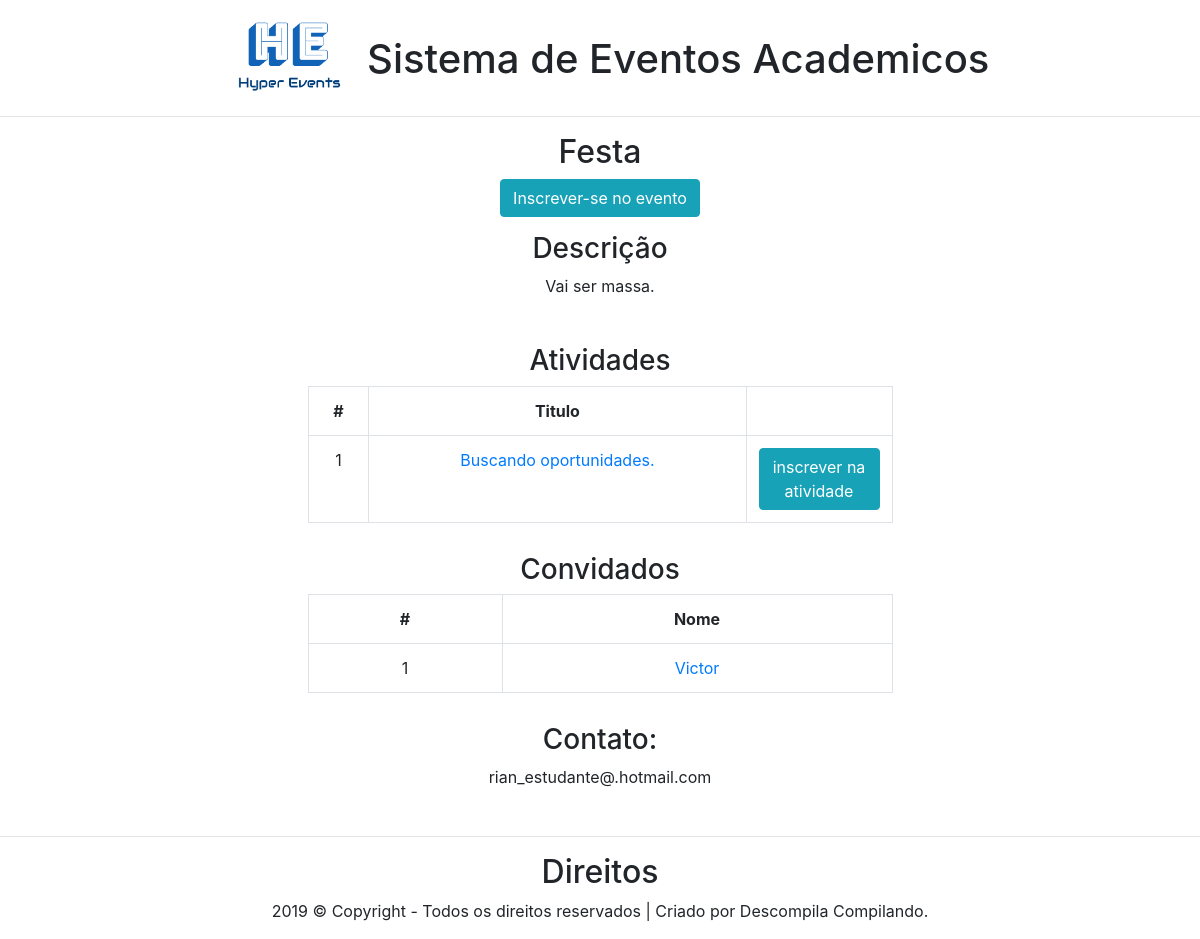
/views/participante/info_evento.php?id=1 (signed in), run on the app's committed database.
### tables this page shows
create table eventos(
  evento_id int not null auto_increment,
  user_id int not null,
  titulo_evento varchar(200) not null,
  descricao varchar(500) not null,
  qtde_vagas_evento int not null,
  qtde_vagas_evento_disponiveis int not null,
  url_evento varchar(200) default 'Não possui site',
  data_inicio date not null,
  data_fim date not null,
  hora_inicio time not null,
  hora_fim time not null,
  email varchar(100) not null,
  primary key(evento_id),
  foreign key(user_id) references usuario(user_id) on delete cascade
  );

create table atividade(
  atividade_id int not null auto_increment,
  evento_id int not null,
  idTipoAtividade int not null,
  idConvidado int,
  qtde_vagas_atividade int,
  qtde_vagas_atividade_disponiveis int,
  valor float,
  titulo_atividade varchar(150) not null,
  descricao varchar(500) not null,
  data date not null,
  local_id int not null,
  inicio time not null,
  fim time not null,
  primary key(atividade_id),
  foreign key(local_id) references local_atividade(local_id)on delete cascade,
  foreign key(evento_id) references eventos(evento_id)on delete cascade,
  foreign key(idTipoAtividade) references tipoAtividade(idTipoAtividade)on delete cascade,
  foreign key(idConvidado) references convidado(idConvidado)on delete cascade
  );

create table convidado(
  idConvidado int not null auto_increment,
  idTipoConvidado int not null,
  evento_id int not null,
  nome_convidado varchar(100) not null,
  descricao varchar(250),
  email varchar(60),
  contato VARCHAR (11),
  primary key(idConvidado),
  foreign key (idTipoConvidado) references tipoConvidado (idTipoConvidado)on delete cascade,
  foreign key (evento_id) references eventos (evento_id)on delete cascade
  );

### Controls/paticipante/info_evento.php (the view, shortened to what this page needs)
<?php
    $sql = "select * from eventos where evento_id = $id";
    $result = mysqli_query($conexao, $sql);
    $row = mysqli_fetch_assoc($result);
    $titulo = $row['titulo_evento'];
    $descricao = $row['descricao'];
    function lista_convidados($conexao, $id){
        $sql = "select * from convidado where evento_id = $id";
        $result = mysqli_query($conexao, $sql);
        $indice = 1;
        while ($tlb = mysqli_fetch_array($result)) {
            $nome = $tlb['nome_convidado'];
            $email = $tlb['email'];
            echo "<tr>";
            echo "<td>".$indice."</td>";
            echo "<td><a class=ministrante href=#info_convidado>".$nome."</a></td>";
            echo "</tr>";
            $indice++;
        }
    }
    function lista_atividades($conexao, $id){
        $sql = "select atividade_id from atividade where evento_id = $id";
        $result_row = mysqli_query($conexao, $sql);
        while($tlb = mysqli_fetch_array($result_row)){
            $id_atividade = $tlb['atividade_id'];
            $sql = "select atividade.*, tipoAtividade.tipo_atividade, convidado.nome_convidado, local_atividade.nome_local from atividade inner join tipoAtividade on (atividade.idTipoAtividade = tipoAtividade.idTipoAtividade) inner join convidado on (atividade.idConvidado = convidado.idConvidado) inner join eventos on (atividade.evento_id = eventos.evento_id) inner join local_atividade on (atividade.local_id = local_atividade.local_id) and eventos.evento_id = $id and atividade.atividade_id = $id_atividade;";
            $result = mysqli_query($conexao, $sql);
            $indice = 1;
            while ($row = mysqli_fetch_array($result)) {
                $nome = $row['titulo_atividade'];
                $id = $row['atividade_id'];
                echo "<tr>";
                echo "<td>".$indice."</td>";
                echo "<td><a class=atividade href=#info_atividade>".$nome."</a></td>";
                echo "<td width='25%'><button class='btn btn-info btn_inscreva_ativ'>inscrever na atividade</button></td>";
                echo "</tr>";
                $indice++;
            }
        }
    }
?>

### views/participante/info_evento.php (shortened to what this page needs)
<?php
    include '../../Controls/conexao.php';
    $id = $_REQUEST['id'];
?>
<!DOCTYPE html>
<html lang="pt-br">
<head>
    <link rel="stylesheet" type="text/css" href="../../CSS/bootstrap/bootstrap.min.css">
    <link rel="stylesheet" type="text/css" href="../../CSS/style_padrao.css">
    <link rel="stylesheet" type="text/css" href="../../CSS/style_info_evento.css">
</head>
<body>
    <?php
        include '../header_cadastro.php';
        include "../../Controls/paticipante/info_evento.php";
    ?>
    <div id="div_info">
        <h2>
            <?php echo $titulo; ?>
        </h2>
        <button class="btn btn-info inscreva_btn">Inscrever-se no evento</button>
        <div id="desc_evento" class="info">
            <h3>Descrição</h3>
            <div>
                <p>
                    <?php echo $descricao; ?>
                </p>
            </div>
        </div>
        <div id="Atividades" class="info">
            <h3>Atividades</h3>
            <table class="table table-bordered table-hover" style="width: 50%; margin: auto;">
                <th>#</th>
                <th>Titulo</th>
                <?php lista_atividades($conexao, $id); ?>
            </table>
        </div>
        <div id="Convidados" class="info">
            <h3>Convidados</h3>
            <table class="table table-bordered table-hover " style="width: 50%; margin: auto;">
                <th>#</th>
                <th>Nome</th>
                <?php lista_convidados($conexao, $id); ?>
            </table>
        </div>
        <div id="info_evento" class="info">
            <h3>Contato: </h3>
            <p>
                <?php echo $email; ?>
            </p>
        </div>
    </div>
    <?
        include '../footer.php';
    ?>
</body>
</html>

### CSS/style_info_evento.css (style rules this page uses)
#div_info { text-align: center; }
table, #info_convidado, #info_atividade { width: 50%; margin: auto; }
.info { padding: 15px; }

### data on the page
eventos: titulo_evento "Festa", descricao "Vai ser massa."
atividade: titulo_atividade "Buscando oportunidades."
convidado: nome_convidado "Victor"

### other printed values
$email "rian_estudante@.hotmail.com"
